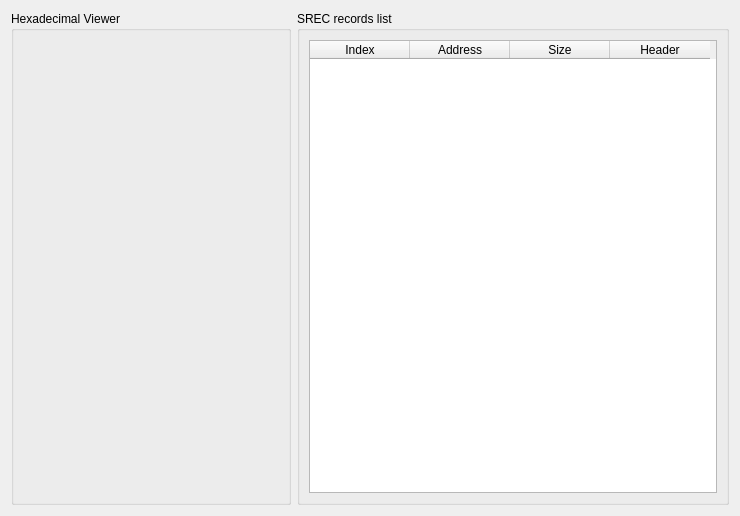
<?xml version="1.0" encoding="UTF-8"?>
<ui version="4.0">
 <class>srecFileWidget</class>
 <widget class="QWidget" name="srecFileWidget">
  <property name="geometry">
   <rect>
    <x>0</x>
    <y>0</y>
    <width>740</width>
    <height>516</height>
   </rect>
  </property>
  <property name="windowTitle">
   <string>Form</string>
  </property>
  <layout class="QGridLayout" name="gridLayout">
   <item row="0" column="1">
    <widget class="QGroupBox" name="groupBox_2">
     <property name="title">
      <string>SREC records list</string>
     </property>
     <layout class="QVBoxLayout" name="verticalLayout_2">
      <item>
       <widget class="QTableWidget" name="fragmentsList">
        <column>
         <property name="text">
          <string>Index</string>
         </property>
        </column>
        <column>
         <property name="text">
          <string>Address</string>
         </property>
        </column>
        <column>
         <property name="text">
          <string>Size</string>
         </property>
        </column>
        <column>
         <property name="text">
          <string>Header</string>
         </property>
        </column>
       </widget>
      </item>
     </layout>
    </widget>
   </item>
   <item row="0" column="0">
    <widget class="QGroupBox" name="groupBox">
     <property name="title">
      <string>Hexadecimal Viewer</string>
     </property>
     <layout class="QVBoxLayout" name="verticalLayout">
      <item>
       <widget class="QHexEdit" name="fragmentHexView" native="true">
        <property name="minimumSize">
         <size>
          <width>256</width>
          <height>0</height>
         </size>
        </property>
       </widget>
      </item>
     </layout>
    </widget>
   </item>
  </layout>
 </widget>
 <customwidgets>
  <customwidget>
   <class>QHexEdit</class>
   <extends>QWidget</extends>
   <header location="global">qhexedit.h</header>
   <container>1</container>
  </customwidget>
 </customwidgets>
 <resources/>
 <connections/>
</ui>
